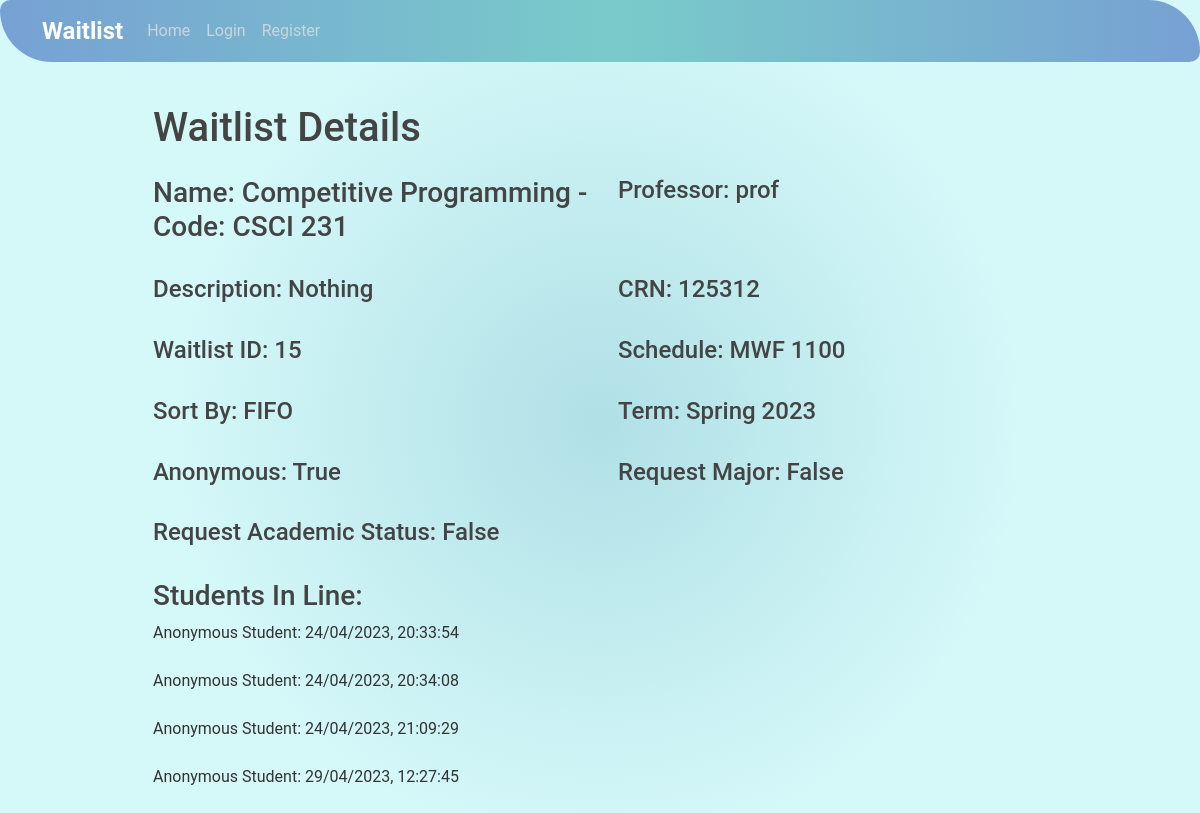
Before: /studenthome/15/detail/ with the older database file.
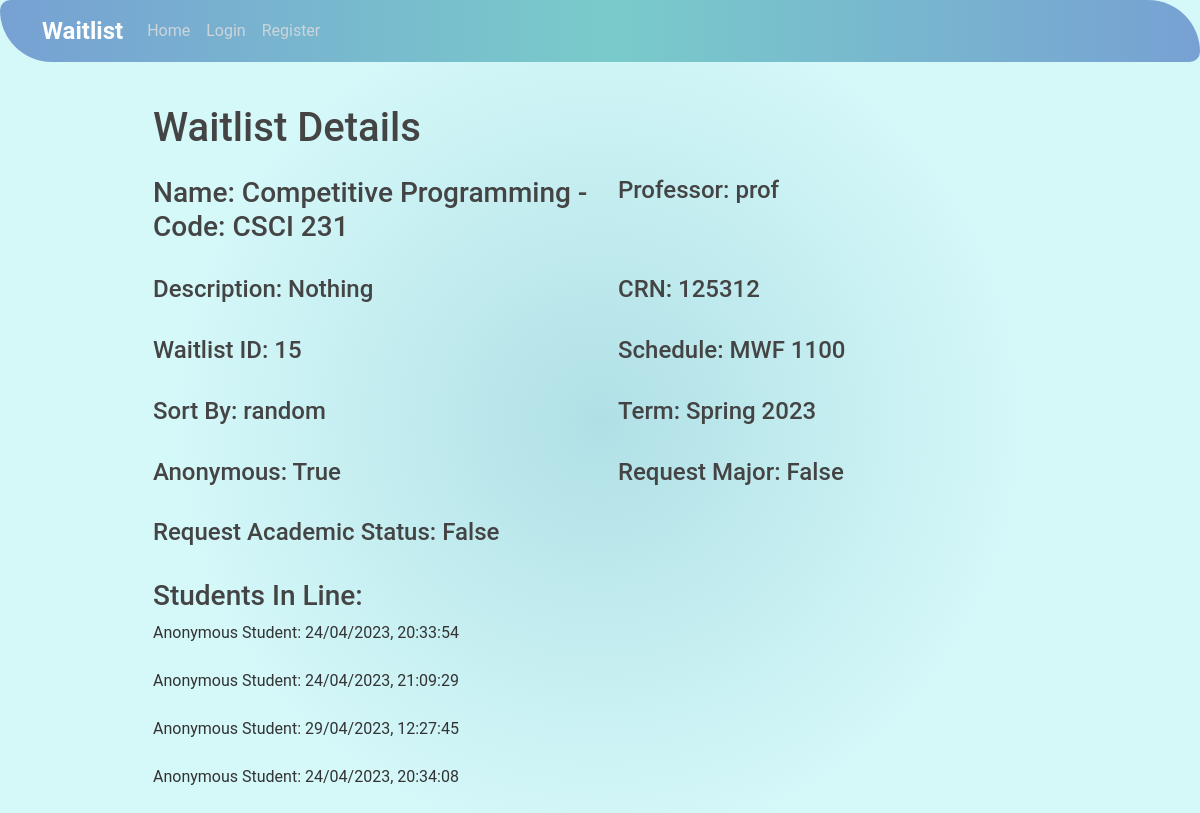
After: the same page with the newer database file.
### studentview/models.py (models this page shows, shortened)
class ClassWaitlist(models.Model):
    className = models.CharField(max_length=200, name="className", verbose_name='Class Name')
    classDescription = models.TextField(verbose_name='Description', default=' ')
    classCode = models.CharField(max_length=200, verbose_name='Class Code')
    crn = models.IntegerField(default=0, verbose_name='CRN')
    schedule = models.CharField(max_length=200, verbose_name='Schedule')
    sortType = models.CharField(max_length=200, verbose_name='Sort Type')
    term = models.CharField(max_length=200, verbose_name='Term')
    professor = models.ForeignKey(User, on_delete=models.CASCADE)
    date_added = models.DateTimeField("date published")
    closed = models.BooleanField(default=False)  # Add this line
    anonymous_waitlist = models.BooleanField(default=False, verbose_name='Anonymous Waitlist')
    request_academic_status = models.BooleanField(default=False, verbose_name='Request Academic Status')
    request_major = models.BooleanField(default=False, verbose_name='Request Major')
    request_msg = models.BooleanField(default=False, verbose_name='Request Message')
    archived = models.BooleanField(default=False, verbose_name="Archived")
    def __str__(self):
        return self.className

class StudentTicket(models.Model):
    class_waitlist = models.ForeignKey(ClassWaitlist, on_delete=models.CASCADE)
    date_joined = models.DateTimeField("date joined")
    student = models.ForeignKey(User, on_delete=models.CASCADE)
    position = models.IntegerField(default=0)  # Add this line
    waitlist_status = models.CharField(max_length=1, default="p") #a = accept r = reject p = pending
    student_academic_status = models.CharField(max_length=20, verbose_name='Academic Status', default = '')
    student_major = models.CharField(max_length=100, verbose_name='Major', default='')
    msg = models.CharField(max_length=200, verbose_name='Message for Professor', default='')

### studentview/views.py (the view)
# urls.py: path("<int:pk>/detail/", views.DetailView.as_view(), name='detail'),
class DetailView(generic.DetailView):
    model = ClassWaitlist
    template_name = 'studentview/detail.html'
    def get_context_data(self, **kwargs):
        print(kwargs)
        context = super().get_context_data(**kwargs)
        context['isProfessor'] = self.request.user.groups.filter(name='Professor').exists()
        context['ownsClass'] = self.request.user.id == kwargs['object'].professor.pk
        context['anonymous_waitlist'] = kwargs['object'].anonymous_waitlist
        return context

### studentview/templates/studentview/detail.html (shortened to what this page needs)
{% extends "studentview/base.html" %}
{% block content %}
<div class="container" style="padding: 40px;">
    <h1>Waitlist Details</h1>
    <div class="row mt-4">
        <div class="col-md-6">
            <h3>Name: {{ classwaitlist.className }} - Code: {{ classwaitlist.classCode }}</h3>
        </div>
        <div class="col-md-6">
            <h4>Professor: {{ classwaitlist.professor }}</h4>
        </div>
    </div>
    <div class="row mt-4">
        <div class="col-md-6">
            <h4>Description: {{ classwaitlist.classDescription }}</h4>
        </div>
        <div class="col-md-6">
            <h4>CRN: {{ classwaitlist.crn }}</h4>
        </div>
    </div>
    <div class="row mt-4">
        <div class="col-md-6">
            <h4>Waitlist ID: {{ classwaitlist.id }}</h4>
        </div>
        <div class="col-md-6">
            <h4>Schedule: {{ classwaitlist.schedule }}</h4>
        </div>
    </div>
    <div class="row mt-4">
        <div class="col-md-6">
            <h4>Sort By: {{ classwaitlist.sortType }}</h4>
        </div>
        <div class="col-md-6">
            <h4>Term: {{ classwaitlist.term }}</h4>
        </div>
    </div>
    <div class="row mt-4">
        <div class="col-md-6">
            <h4>Anonymous: {{ classwaitlist.anonymous_waitlist }}</h4>
        </div>
        <div class="col-md-6">
            <h4>Request Major: {{ classwaitlist.request_major }}</h4>
        </div>
    </div>
    <div class="row mt-4">
        <div class="col-md-6">
            <h4>Request Academic Status: {{ classwaitlist.request_academic_status }}</h4>
        </div>
    </div>
    <h3 class="mt-4">Students In Line:</h3>
        {% for studentticket in classwaitlist.studentticket_set.all|dictsort:"position" %}
        <div class="row mt-2">
            <div class="col-md-12">
                <p>
                    {% if classwaitlist.anonymous_waitlist and not isProfessor and studentticket.student != user %}
                        Anonymous Student: {{studentticket.date_joined|date:"d/m/Y, H:i:s"}}
                    {% else %}
                        {{ studentticket }}
                    {% endif %}
                </p>
            </div>
        </div>
    {% endfor %}
    </div>
    {% endblock content %}

Changed rows visible on the page:
changed ClassWaitlist "Competitive Programming": sortType "FIFO" → "random"
changed StudentTicket (number 4 of 4 on the later page): moves down the list
